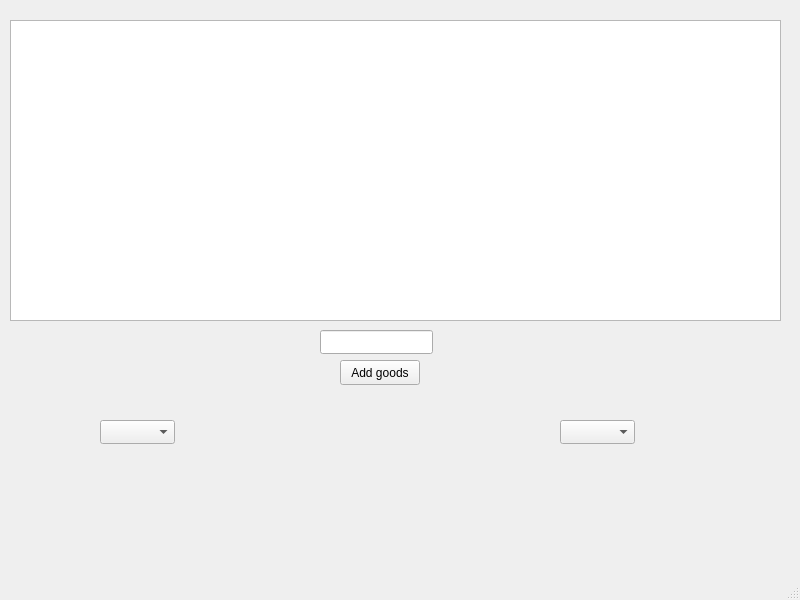
<?xml version="1.0" encoding="UTF-8"?>
<ui version="4.0">
 <class>goodsWindow</class>
 <widget class="QMainWindow" name="goodsWindow">
  <property name="geometry">
   <rect>
    <x>0</x>
    <y>0</y>
    <width>800</width>
    <height>600</height>
   </rect>
  </property>
  <property name="windowTitle">
   <string>MainWindow</string>
  </property>
  <widget class="QWidget" name="centralwidget">
   <widget class="QListView" name="listView">
    <property name="geometry">
     <rect>
      <x>10</x>
      <y>20</y>
      <width>771</width>
      <height>301</height>
     </rect>
    </property>
   </widget>
   <widget class="QLineEdit" name="lineEdit">
    <property name="geometry">
     <rect>
      <x>320</x>
      <y>330</y>
      <width>113</width>
      <height>24</height>
     </rect>
    </property>
   </widget>
   <widget class="QPushButton" name="pushButton">
    <property name="geometry">
     <rect>
      <x>340</x>
      <y>360</y>
      <width>80</width>
      <height>25</height>
     </rect>
    </property>
    <property name="text">
     <string>Add goods</string>
    </property>
   </widget>
   <widget class="QComboBox" name="ComboBoxBrand">
    <property name="geometry">
     <rect>
      <x>100</x>
      <y>420</y>
      <width>75</width>
      <height>24</height>
     </rect>
    </property>
   </widget>
   <widget class="QComboBox" name="ComboBoxCountry">
    <property name="geometry">
     <rect>
      <x>560</x>
      <y>420</y>
      <width>75</width>
      <height>24</height>
     </rect>
    </property>
   </widget>
  </widget>
  <widget class="QMenuBar" name="menubar">
   <property name="geometry">
    <rect>
     <x>0</x>
     <y>0</y>
     <width>800</width>
     <height>25</height>
    </rect>
   </property>
  </widget>
  <widget class="QStatusBar" name="statusbar"/>
 </widget>
 <resources/>
 <connections/>
</ui>
